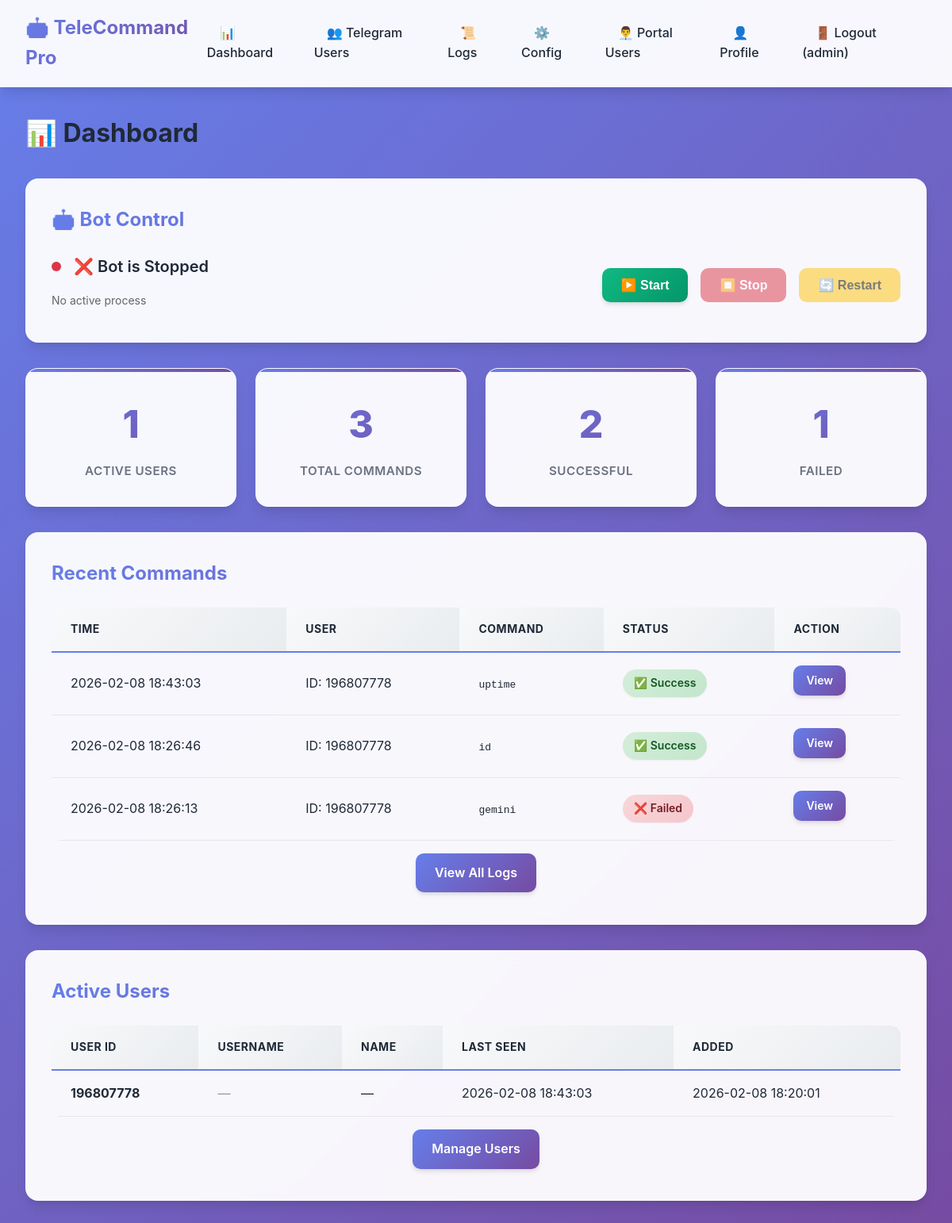
The page / (signed in) on the database its author committed.
### tables this page shows
CREATE TABLE command_logs (
            id INTEGER PRIMARY KEY AUTOINCREMENT,
            telegram_user_id INTEGER,
            command TEXT NOT NULL,
            output TEXT,
            success INTEGER,
            executed_at TIMESTAMP DEFAULT CURRENT_TIMESTAMP,
            FOREIGN KEY (telegram_user_id) REFERENCES telegram_users (user_id)
        );

CREATE TABLE telegram_users (
            id INTEGER PRIMARY KEY AUTOINCREMENT,
            user_id INTEGER UNIQUE NOT NULL,
            username TEXT,
            first_name TEXT,
            last_name TEXT,
            is_active INTEGER DEFAULT 1,
            added_at TIMESTAMP DEFAULT CURRENT_TIMESTAMP,
            last_seen TIMESTAMP
        );

### web_portal.py (the view)
@app.route('/')
@login_required
def index():
    db = get_db()
    bot_status = {
        'running': is_bot_running(),
        'pid': get_bot_pid()
    }
    stats = {
        'total_users': db.execute('SELECT COUNT(*) FROM telegram_users WHERE is_active = 1').fetchone()[0],
        'total_commands': db.execute('SELECT COUNT(*) FROM command_logs').fetchone()[0],
        'successful_commands': db.execute('SELECT COUNT(*) FROM command_logs WHERE success = 1').fetchone()[0],
        'failed_commands': db.execute('SELECT COUNT(*) FROM command_logs WHERE success = 0').fetchone()[0],
    }
    recent_commands = db.execute('''
        SELECT cl.*, tu.username, tu.first_name
        FROM command_logs cl
        LEFT JOIN telegram_users tu ON cl.telegram_user_id = tu.user_id
        ORDER BY cl.executed_at DESC
        LIMIT 10
    ''').fetchall()
    active_users = db.execute('''
        SELECT * FROM telegram_users
        WHERE is_active = 1
        ORDER BY last_seen DESC
    ''').fetchall()
    db.close()
    return render_template('dashboard.html', stats=stats, recent_commands=recent_commands, active_users=active_users, bot_status=bot_status)

### web_portal.py (called while the page is built, shortened)
def get_db():
    db = sqlite3.connect(app.config['DATABASE'])
    db.row_factory = sqlite3.Row
    return db

def login_required(f):
    @wraps(f)
    def decorated_function(*args, **kwargs):
        if 'user_id' not in session:
            flash('Please login first', 'error')
            return redirect(url_for('login'))
        return f(*args, **kwargs)
    return decorated_function

def get_bot_pid():
    try:
        if os.path.exists(app.config['BOT_PID_FILE']):
            with open(app.config['BOT_PID_FILE'], 'r') as f:
                return int(f.read().strip())
    except:
        pass
    return None

def is_bot_running():
    pid = get_bot_pid()
    if not pid:
        return False

### templates/dashboard.html (shortened to what this page needs)
{% extends "base.html" %}
{% block content %}
<h1 style="margin-bottom: 2rem;">📊 Dashboard</h1>
{% if session.role == 'admin' %}
<div class="card" style="margin-bottom: 2rem;">
    <h2 class="card-title">🤖 Bot Control</h2>
    <div style="display: flex; align-items: center; justify-content: space-between; gap: 2rem;">
        <div style="flex: 1;">
            <div id="bot-status" style="display: flex; align-items: center; gap: 1rem; margin-bottom: 1rem;">
                <div style="width: 12px; height: 12px; border-radius: 50%; {% if bot_status.running %}background: #28a745;{% else %}background: #dc3545;{% endif %}" id="status-indicator"></div>
                <span style="font-size: 1.25rem; font-weight: 600;" id="status-text">
                    {% if bot_status.running %}
                        ✅ Bot is Running
                    {% else %}
                        ❌ Bot is Stopped
                    {% endif %}
                </span>
            </div>
            {% if bot_status.pid %}
            <p style="color: #666; font-size: 0.875rem;">Process ID: <code>{{ bot_status.pid }}</code></p>
            {% else %}
            <p style="color: #666; font-size: 0.875rem;">No active process</p>
            {% endif %}
        </div>
        <div style="display: flex; gap: 1rem;">
            <button onclick="startBot()" class="btn btn-success" id="start-btn" {% if bot_status.running %}disabled{% endif %}>
                ▶️ Start
            </button>
            <button onclick="stopBot()" class="btn" style="background: #dc3545; color: white;" id="stop-btn" {% if not bot_status.running %}disabled{% endif %}>
                ⏹️ Stop
            </button>
            <button onclick="restartBot()" class="btn" style="background: #ffc107; color: #000;" id="restart-btn" {% if not bot_status.running %}disabled{% endif %}>
                🔄 Restart
            </button>
        </div>
    </div>
</div>
{% endif %}
<div class="stats-grid">
    <div class="stat-card">
        <div class="stat-value">{{ stats.total_users }}</div>
        <div class="stat-label">Active Users</div>
    </div>
    <div class="stat-card">
        <div class="stat-value">{{ stats.total_commands }}</div>
        <div class="stat-label">Total Commands</div>
    </div>
    <div class="stat-card">
        <div class="stat-value">{{ stats.successful_commands }}</div>
        <div class="stat-label">Successful</div>
    </div>
    <div class="stat-card">
        <div class="stat-value">{{ stats.failed_commands }}</div>
        <div class="stat-label">Failed</div>
    </div>
</div>
<div class="card">
    <h2 class="card-title">Recent Commands</h2>
    {% if recent_commands %}
    <table class="table">
        <thead>
            <tr>
                <th>Time</th>
                <th>User</th>
                <th>Command</th>
                <th>Status</th>
                <th>Action</th>
            </tr>
        </thead>
        <tbody>
            {% for cmd in recent_commands %}
            <tr>
                <td>{{ cmd.executed_at }}</td>
                <td>
                    {% if cmd.username %}
                        @{{ cmd.username }}
                    {% elif cmd.first_name %}
                        {{ cmd.first_name }}
                    {% else %}
                        ID: {{ cmd.telegram_user_id }}
                    {% endif %}
                </td>
                <td><code>{{ cmd.command[:50] }}{% if cmd.command|length > 50 %}...{% endif %}</code></td>
                <td>
                    {% if cmd.success %}
                        <span class="badge badge-success">✅ Success</span>
                    {% else %}
                        <span class="badge badge-danger">❌ Failed</span>
                    {% endif %}
                </td>
                <td>
                    <a href="{{ url_for('log_detail', log_id=cmd.id) }}" class="btn btn-sm btn-primary">View</a>
                </td>
            </tr>
            {% endfor %}
        </tbody>
    </table>
    {% else %}
    <p style="text-align: center; color: #999; padding: 2rem;">No commands logged yet</p>
    {% endif %}
    <div style="text-align: center; margin-top: 1rem;">
        <a href="{{ url_for('logs') }}" class="btn btn-primary">View All Logs</a>
    </div>
</div>
<div class="card">
    <h2 class="card-title">Active Users</h2>
    {% if active_users %}
    <table class="table">
        <thead>
            <tr>
                <th>User ID</th>
                <th>Username</th>
                <th>Name</th>
                <th>Last Seen</th>
                <th>Added</th>
            </tr>
        </thead>
        <tbody>
            {% for user in active_users %}
            <tr>
                <td><strong>{{ user.user_id }}</strong></td>
                <td>
                    {% if user.username %}
                        @{{ user.username }}
                    {% else %}
                        <span style="color: #999;">—</span>
                    {% endif %}
                </td>
                <td>{{ user.first_name or '—' }} {{ user.last_name or '' }}</td>
                <td>{{ user.last_seen or 'Never' }}</td>
                <td>{{ user.added_at }}</td>
            </tr>
            {% endfor %}
        </tbody>
    </table>
    {% else %}
    <p style="text-align: center; color: #999; padding: 2rem;">No users added yet</p>
    {% endif %}
    <div style="text-align: center; margin-top: 1rem;">
        <a href="{{ url_for('users') }}" class="btn btn-primary">Manage Users</a>
    </div>
</div>
{% endblock %}

### templates/base.html (shortened to what this page needs)
<!DOCTYPE html>
<html lang="en">
<head>
</head>
<body>
    <nav class="navbar">
        <div class="navbar-container">
            <a href="{{ url_for('index') }}" class="navbar-brand">🤖 TeleCommand Pro</a>
            {% if session.username %}
            <ul class="navbar-menu" id="navMenu">
                <li><a href="{{ url_for('index') }}">📊 Dashboard</a></li>
                <li><a href="{{ url_for('users') }}">👥 Telegram Users</a></li>
                <li><a href="{{ url_for('logs') }}">📜 Logs</a></li>
                <li><a href="{{ url_for('config') }}">⚙️ Config</a></li>
                {% if session.role == 'admin' %}
                <li><a href="{{ url_for('portal_users') }}">👨‍💼 Portal Users</a></li>
                {% endif %}
                <li><a href="{{ url_for('profile') }}">👤 Profile</a></li>
                <li><a href="{{ url_for('logout') }}">🚪 Logout ({{ session.username }})</a></li>
            </ul>
            {% endif %}
        </div>
    </nav>
    <div class="container">
        {% block content %}{% endblock %}
    </div>
</body>
</html>

### rows shown on the page
command_logs: executed_at "2026-02-08 18:43:03", telegram_user_id "196807778", command "uptime", success "✅ Success"
command_logs: executed_at "2026-02-08 18:26:46", telegram_user_id "196807778", command "id", success "✅ Success"
command_logs: executed_at "2026-02-08 18:26:13", telegram_user_id "196807778", command "gemini", success "❌ Failed"
telegram_users: user_id "196807778", first_name "—", last_seen "2026-02-08 18:43:03", added_at "2026-02-08 18:20:01"

### other values the page prints
{{ session.username }} "admin"
{{ stats.total_users }} "1"
{{ stats.total_commands }} "3"
{{ stats.successful_commands }} "2"
{{ stats.failed_commands }} "1"
